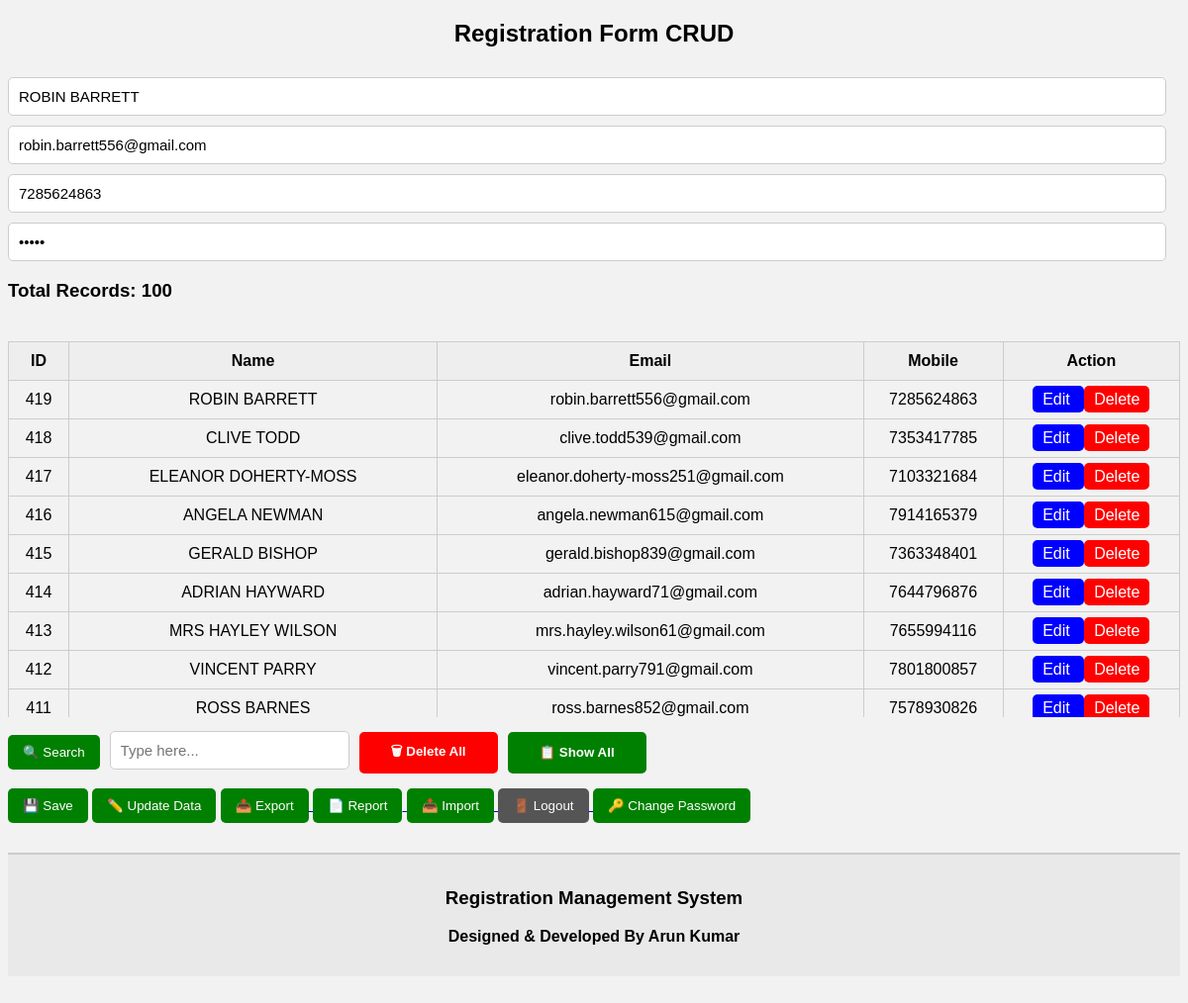
The app's page /index.php?edit=419 (signed in) with its own data.
### tables this page shows
CREATE TABLE `users` (
  `id` int(11) NOT NULL,
  `name` varchar(100) DEFAULT NULL,
  `email` varchar(100) DEFAULT NULL,
  `mobile` varchar(20) DEFAULT NULL,
  `password` varchar(100) DEFAULT NULL
);

### index.php (the view, shortened to what this page needs)
<?php
$conn = new mysqli("localhost", "root", "", "registration_db");
$edit_name = "";
$edit_email = "";
$edit_mobile = "";
$edit_password = "";
if(isset($_GET['edit']))
{
    $id = $_GET['edit'];
    $result = $conn->query("SELECT * FROM users WHERE id=$id");
    $row = $result->fetch_assoc();
    $edit_name = $row['name'];
    $edit_email = $row['email'];
    $edit_mobile = $row['mobile'];
    $edit_password = $row['password'];
}
?>
<!DOCTYPE html>
<html>
<head>
</head>
<body>
<h2>Registration Form CRUD</h2>
<form method="POST" id="mainForm">
<input type="text"
name="name"
placeholder="Enter Name"
required
value="<?php echo $edit_name; ?>">
<input type="email"
name="email"
placeholder="Enter Email"
required
value="<?php echo $edit_email; ?>">
<input type="text"
name="mobile"
placeholder="Enter Mobile"
required
value="<?php echo $edit_mobile; ?>">
<input type="password"
name="password"
placeholder="Enter Password"
required
value="<?php echo $edit_password; ?>">
</form>
<?php
if(isset($_GET['search']))
{
    $search = $_GET['search'];
    $searchTerm = "%".$search."%";
    $countStmt = $conn->prepare("
    SELECT COUNT(*) AS total
    FROM users
    WHERE name LIKE ?
    OR mobile LIKE ?
    ");
    $countStmt->bind_param(
        "ss",
        $searchTerm,
        $searchTerm
    );
    $countStmt->execute();
    $countResult = $countStmt->get_result();
    $stmt = $conn->prepare("
    SELECT * FROM users
    WHERE name LIKE ?
    OR mobile LIKE ?
    ORDER BY id DESC
    ");
    $stmt->bind_param(
        "ss",
        $searchTerm,
        $searchTerm
    );
    $stmt->execute();
    $result = $stmt->get_result();
}
else
{
    $countResult = $conn->query("
    SELECT COUNT(*) AS total
    FROM users
    ");
    $result = $conn->query("
    SELECT * FROM users
    ORDER BY id DESC
    ");
}
$countRow = $countResult->fetch_assoc();
?>
<h3>
Total Records:
<?php echo $countRow['total']; ?>
</h3>
<div class="table-container">
<table>
<tr>
<th>ID</th>
<th>Name</th>
<th>Email</th>
<th>Mobile</th>
<th>Action</th>
</tr>
<?php
while($row = $result->fetch_assoc())
{
?>
<tr>
<td><?php echo $row['id']; ?></td>
<td><?php echo $row['name']; ?></td>
<td><?php echo $row['email']; ?></td>
<td><?php echo $row['mobile']; ?></td>
<td>
<a class="edit-btn"
href="index.php?edit=<?php echo $row['id']; ?>">
Edit
</a>
<a class="delete-btn"
href="index.php?delete=<?php echo $row['id']; ?>"
onclick="return confirm('Delete this record?')">
Delete
</a>
</td>
</tr>
<?php
}
?>
</table>
</div>
<div class="search-box">
<button type="submit" form="searchForm">
🔍 Search
</button>
<form method="GET"
class="search-form"
id="searchForm">
<input type="text"
name="search"
placeholder="Type here...">
</form>
<a href="delete_all.php"
onclick="return confirm('⚠️ WARNING!\n\nDelete all records?')">
<button type="button" class="delete-all-btn">
🗑 Delete All
</button>
</a>
<a href="index.php">
<button type="button" class="show-all-btn">
📋 Show All
</button>
</a>
</div>
<button type="submit"
form="mainForm"
name="save">
💾 Save
</button>
<button type="submit"
form="mainForm"
name="update"
value="1">
✏️ Update Data
</button>
<a href="export.php">
<button type="button">
📤 Export
</button>
</a>
<a href="report.php<?php echo isset($_GET['search']) ? '?search='.urlencode($_GET['search']) : ''; ?>" target="_blank">
<button type="button">
📄 Report
</button>
</a>
<a href="import.php">
<button type="button">
📥 Import
</button>
</a>
<a href="logout.php">
<button type="button"
class="logout-btn">
🚪 Logout
</button>
</a>
<a href="change_password.php">
<button type="button">
🔑 Change Password
</button>
</a>
<div class="footer">
    <h3>Registration Management System</h3>
    <p><strong>Designed & Developed By Arun Kumar</strong></p>
</div>
</body>
</html>

### index.php (style rules this page uses)
.footer { text-align:center; padding:15px; margin-top:30px; background:#e9e9e9; border-top:2px solid #ccc; font-family:Arial; font-weight:bold; }
.delete-all-btn, .show-all-btn { width:140px; height:42px; border:none; border-radius:5px; font-weight:bold; cursor:pointer; margin-top:15px; }
.delete-all-btn { background:red; color:white; }
body { font-family:Arial; background:#f2f2f2; }
h2 { text-align:center; }
input { width:97%; padding:10px; margin-top:10px; border:1px solid #ccc; border-radius:5px; font-size:15px; }
button { padding:10px 15px; margin-top:15px; background:green; color:white; border:none; border-radius:5px; cursor:pointer; }
table { width:100%; margin-top:20px; border-collapse:collapse; }
.table-container { max-height:400px; overflow-y:auto; margin-top:20px; }
table, th, td { border:1px solid #ccc; }
th { background:#eee; position: sticky; top: 0; z-index: 1; }
th, td { padding:10px; text-align:center; }
.edit-btn { background:blue; color:white; padding:5px 10px; text-decoration:none; border-radius:5px; }
.delete-btn { background:red; color:white; padding:5px 10px; text-decoration:none; border-radius:5px; }
.search-box { display:flex; align-items:center; gap:10px; }
.search-form input { padding:10px; width:220px; border:1px solid #ccc; border-radius:5px; }
.logout-btn { background:#555 !important; }

### records on screen
users: name "ROBIN BARRETT", email "robin.barrett556@gmail.com", mobile "7285624863", id "419"
users: id "418", name "CLIVE TODD", email "clive.todd539@gmail.com", mobile "7353417785"
users: id "417", name "ELEANOR DOHERTY-MOSS", email "eleanor.doherty-moss251@gmail.com", mobile "7103321684"
users: id "416", name "ANGELA NEWMAN", email "angela.newman615@gmail.com", mobile "7914165379"
users: id "415", name "GERALD BISHOP", email "gerald.bishop839@gmail.com", mobile "7363348401"
users: id "414", name "ADRIAN HAYWARD", email "adrian.hayward71@gmail.com", mobile "7644796876"
users: id "413", name "MRS HAYLEY WILSON", email "mrs.hayley.wilson61@gmail.com", mobile "7655994116"
users: id "412", name "VINCENT PARRY", email "vincent.parry791@gmail.com", mobile "7801800857"
users: id "411", name "ROSS BARNES", email "ross.barnes852@gmail.com", mobile "7578930826"

### other values on screen
$countRow['total'] "100"
